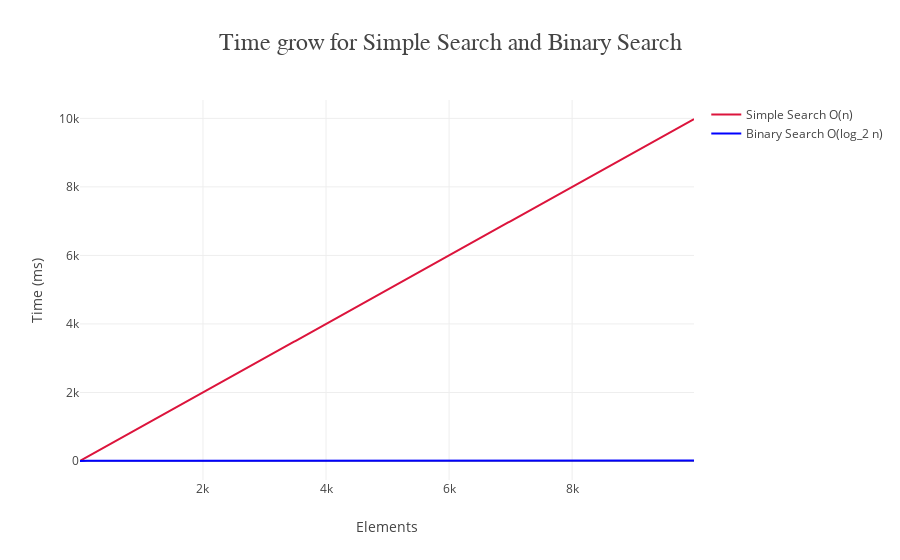

The cell this chart's notebook holds for it:
### Markdown cell above
Simple search: $O(n)$ operation

Binary search: $O(log_2 n)$ operation

### Code cell
elements = np.arange(1,10**4,10*2)
# print(inputs)
ss_time = elements
bs_time = np.log2(elements)

large_rockwell_template = dict(
    layout=go.Layout(title_font=dict(family="Rockwell", size=24))
)
fig = go.Figure()
fig.add_trace(go.Scatter(x = elements, y = ss_time, mode='lines', name='Simple Search O(n)', line=go.scatter.Line(color="crimson")))
fig.add_trace(go.Scatter(x = elements, y = bs_time, mode='lines', name='Binary Search O(log_2 n)', line=go.scatter.Line(color="blue")))
fig.update_layout(showlegend=True, template=large_rockwell_template)
fig.update_layout(title_text='Time grow for Simple Search and Binary Search')
fig.update_yaxes(title_text='Time (ms)')
fig.update_xaxes(title_text='Elements')
fig.show()

### Figure 1 — Plotly figure (JSON) as saved in the notebook; plotly's stock layout.template omitted (floating-point values rounded to 4 significant figures; data arrays with more than 128 entries replaced by an {"elided": "..."} marker saying what was removed)
{"data": [{"line": {"color": "crimson"}, "mode": "lines", "name": "Simple Search O(n)", "type": "scatter", "x": {"elided": "500 int values"}, "y": {"elided": "500 int values"}}, {"line": {"color": "blue"}, "mode": "lines", "name": "Binary Search O(log_2 n)", "type": "scatter", "x": {"elided": "500 int values"}, "y": {"elided": "500 float values"}}], "layout": {"showlegend": true, "title": {"text": "Time grow for Simple Search and Binary Search"}, "xaxis": {"title": {"text": "Elements"}}, "yaxis": {"title": {"text": "Time (ms)"}}}}
